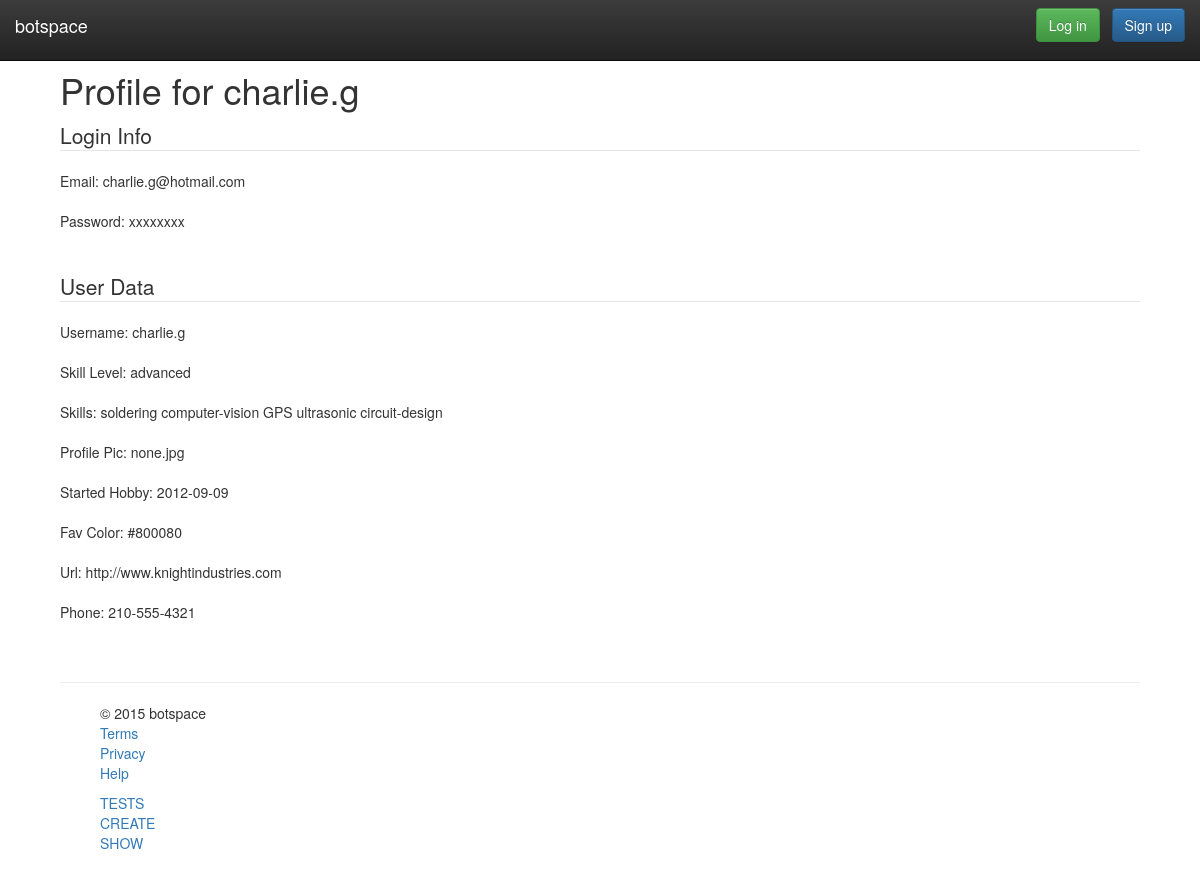
The app's page /WebContent/user/show/6, older data.
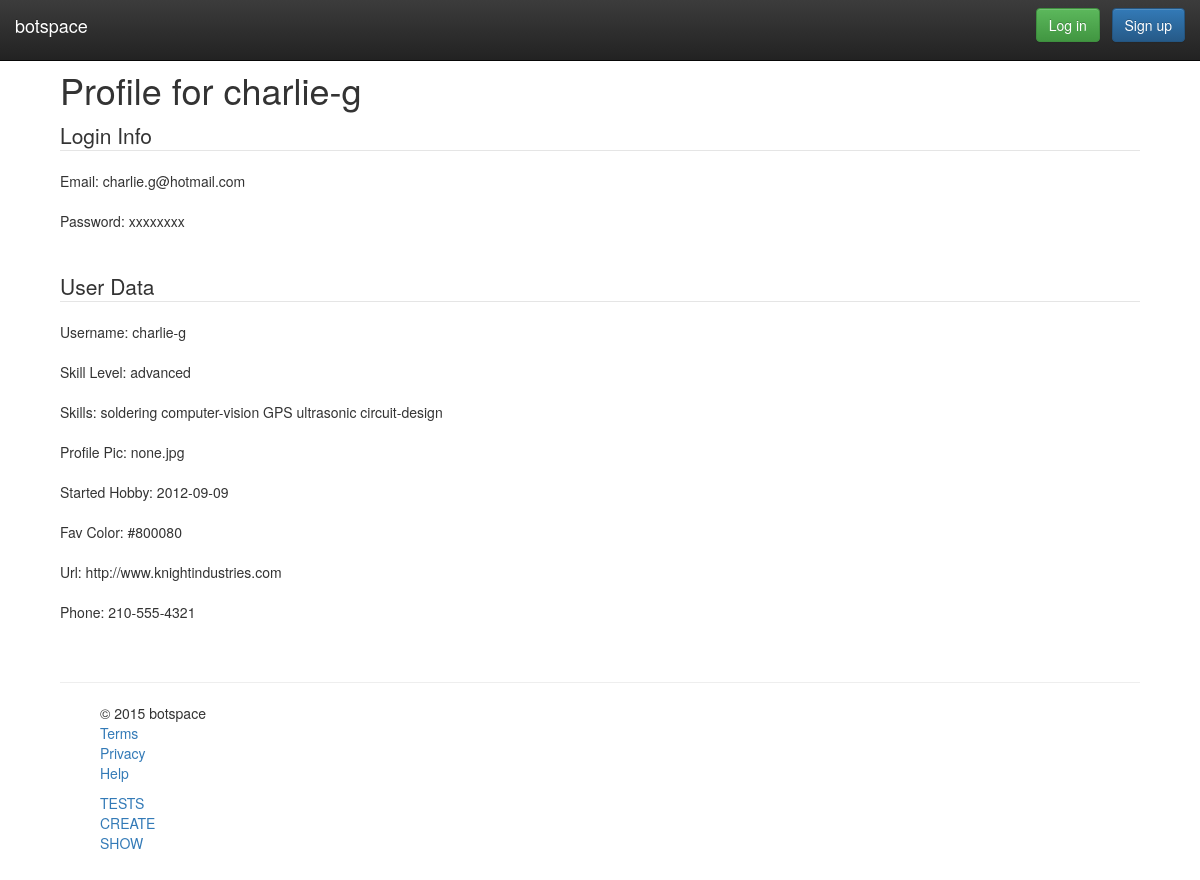
The same page, newer data.
### tables this page shows
CREATE TABLE UserData (
  userDataId		 int(11) NOT NULL AUTO_INCREMENT,
  userId			 int(11) NOT NULL,
  user_name			 varchar(30) UNIQUE NOT NULL,
  skill_level		 varchar(30) NOT NULL,
  profile_pic		 varchar(255),
  started_hobby 	 DATE,
  date_created		 TIMESTAMP DEFAULT CURRENT_TIMESTAMP,
  fav_color		 	 char(7) NOT NULL,
  url				 varchar(255),
  phone				 varchar(255),
  PRIMARY KEY (userDataId),
  FOREIGN KEY (userId) REFERENCES Users(userId)
);

### WebContent/models/UserData.class.php (called while the page is built, shortened)
<?php
include_once ("Messages.class.php");
class UserData {
	private $formInput;
	private $user_name;
	private $skill_level;
	private $profile_pic;
	private $started_hobby;
	private $fav_color;
	private $url;
	private $phone;
	public function __construct($formInput = null) {
		$this->formInput = $formInput;
	}
	private function extractForm($valueName) {
		$value = "";
		if (isset($this->formInput[$valueName])) {
			if (!is_array($this->formInput[$valueName])) {
				$value = trim($this->formInput[$valueName]);
				$value = stripslashes($value);
				$value = htmlspecialchars($value);
			}
			return $value;
		}
	}
	public function getFavColor() {
		return $this->fav_color;
	}
	public function getPhone() {
		return $this->phone;
	}
	public function getProfilePic() {
		return $this->profile_pic;
	}
	public function getSkillLevel() {
		return $this->skill_level;
	}
	public function getStartedHobby() {
		return $this->started_hobby;
	}
	public function getUrl() {
		return $this->url;
	}
	public function getUserName() {
		return $this->user_name;
	}
	private function validateFavColor() {
		$this->fav_color = $this->extractForm('fav_color');
	}
	private function validatePhone() {
		$this->phone = $this->extractForm('phone');
		if (!empty($this->phone)) {
			$this->phone = str_replace(' ', '', $this->phone);
		}
	}
	private function validateProfilePic() {
		$this->profile_pic = $this->extractForm('profile_pic');
	}
	private function validateSkillLevel() {
		$this->skill_level = $this->extractForm('skill_level');
	}
	private function validateStartedHobby() {
		$this->started_hobby = $this->extractForm('started_hobby');
	}
	private function validateUrl() {
		$this->url = $this->extractForm('url');
	}
	private function validateUserName() {
		$this->user_name = $this->extractForm('user_name');
	}
}
?>

### WebContent/models/UserDataDB.class.php (called while the page is built, shortened)
<?php
class UserDataDB {
	public static function getUserDataRowSetsBy($type = null, $value = null) {
		$allowedTypes = ['userDataId', 'userId', 'user_name', 'skill_level', 'skill_areas', 'robot_name'];
		$userDataRowSets = array();
		try {
			$db = Database::getDB();
			$query = "SELECT userDataId, userId, user_name, skill_level, profile_pic,
					started_hobby, fav_color, url, phone FROM UserData";
			if (!is_null($type)) {
				$query = $query . " WHERE ($type = :$type)";
				$statement = $db->prepare($query);
				$statement->bindParam(":$type", $value);
			} else {
				$query = $query . " ORDER BY userDataId ASC";
				$statement = $db->prepare($query);
			}
			$statement->execute();
			$userDataRowSets = $statement->fetchAll(PDO::FETCH_ASSOC);
		} catch (Exception $e) {
			echo "<p>Error getting user rows by $type: " . $e->getMessage() . "</p>";
		}
		return $userDataRowSets;
	}
	public static function getUserDataBy($type = null, $value = null) {
		$userDataRows = UserDataDB::getUserDataRowSetsBy($type, $value);
		return UserDataDB::getUserDataArray($userDataRows);
	}
	public static function getUserDataArray($rowSets) {
		$usersData = array();
		if (!empty($rowSets)) {
			foreach ($rowSets as $userDataRow) {
				$userData = new UserData($userDataRow);
				$userDataId = $userDataRow['userDataId'];
				$userData->setUserDataId($userDataId);
				$skillAssocs = SkillAssocsDB::getSkillAssocsBy('userDataId', $userDataId);
				$skill_areas = array();
				foreach ($skillAssocs as $skillAssoc) {
					$skillId = $skillAssoc->getSkillId();
					$skill_name = Skill::$SKILL_AREAS[$skillId - 1];
					array_push($skill_areas, $skill_name);
				}
				$userData->setSkillAreas($skill_areas);
				array_push($usersData, $userData);
			}
		}
		return $usersData;
	}
}
?>

### WebContent/models/UsersDB.class.php (called while the page is built, shortened)
<?php
class UsersDB {
	public static function getUserRowSetsBy($type = null, $value = null) {
		$allowedTypes = ["userId", "email"];
		$userRowSets = array();
		try {
			$db = Database::getDB();
			$query = "SELECT userId, email, password FROM Users";
			if (!is_null($type)) {
				$query = $query . " WHERE ($type = :$type)";
				$statement = $db->prepare($query);
				$statement->bindParam(":$type", $value);
			} else {
				$query = $query . " ORDER BY userId ASC";
				$statement = $db->prepare($query);
			}
			$statement->execute();
			$userRowSets = $statement->fetchAll(PDO::FETCH_ASSOC);
		} catch (Exception $e) {
			echo "<p>Error getting user rows by $type: " . $e->getMessage() . "</p>";
		}
		return $userRowSets;
	}
	public static function getUsersArray($rowSets) {
		$users = array();
		if (!empty($rowSets)) {
			foreach ($rowSets as $userRow) {
				$user = new User($userRow);
				$user->setUserId($userRow['userId']);
				array_push ($users, $user);
			}
		}
		return $users;
	}
	public static function getUsersBy($type = null, $value = null) {
		$userRows = UsersDB::getUserRowSetsBy($type, $value);
		return UsersDB::getUsersArray($userRows);
	}
}
?>

### WebContent/models/User.class.php (called while the page is built, shortened)
<?php
include_once ("Messages.class.php");
class User {
	private $formInput;
	private $email;
	private $password;
	public function __construct($formInput = null) {
		$this->formInput = $formInput;
	}
	public function getEmail() {
		return $this->email;
	}
	public function getPassword() {
		return $this->password;
	}
	private function extractForm($valueName) {
		if (isset($this->formInput[$valueName])) {
			$value = trim($this->formInput[$valueName]);
			$value = stripslashes ($value);
			$value = htmlspecialchars ($value);
			return $value;
		}
	}
	private function validateEmail() {
		$this->email = $this->extractForm('email');
	}
	private function validatePassword() {
		$this->password = $this->extractForm('password');
	}
}
?>

### WebContent/includer.php (called while the page is built, shortened)
<?php
function myClassLoader($className) {
	$paths = explode (PATH_SEPARATOR, get_include_path ());
	foreach ($paths as $path) {
		 $file = $path . DIRECTORY_SEPARATOR . $className . '.class.php';
		  if (file_exists($file)) {
             break;
		  }
	}
}
?>

### WebContent/models/SkillAssocs.class.php (called while the page is built, shortened)
<?php
include_once ("Messages.class.php");
class SkillAssocs {
	private $skillId;
	private $userDataId;
	public function __construct($userDataId = null, $skillId = null) {
		$this->userDataId = $userDataId;
		$this->skillId = $skillId;
	}
	public function getSkillId() {
		return $this->skillId;
	}
	private function initialize() {
		if (is_null($this->userDataId) || is_null($this->skillId))
			$this->initializeEmpty();
		else {
			$this->userDataId = trim($this->userDataId);
			$this->userDataId = stripslashes($this->userDataId);
			$this->userDataId = htmlspecialchars($this->userDataId);
			$this->skillId = trim($this->skillId);
			$this->skillId = stripslashes($this->skillId);
			$this->skillId = htmlspecialchars($this->skillId);
		}
	}
}
?>

### WebContent/models/SkillAssocsDB.class.php (called while the page is built, shortened)
<?php
class SkillAssocsDB {
	public static function getSkillAssocsBy($type = null, $value = null) {
		$skillAssocsRows = SkillAssocsDB::getSkillAssocsRowsBy($type, $value);
		return SkillAssocsDB::getSkillAssocsArray($skillAssocsRows);
	}
	public static function getSkillAssocsRowsBy($type, $value) {
		$allowedTypes = ["skillAssocId", "skillId", "userDataId"];
		$skillAssocsRows = array();
		try {
			$db = Database::getDB();
			$query = "SELECT skillAssocId, skillId, userDataId FROM SkillAssocs";
			if (!is_null($type)) {
				$query = $query . " WHERE ($type = :$type)";
				$statement = $db->prepare($query);
				$statement->bindParam(":$type", $value);
			} else {
				$query = $query . " ORDER BY skillAssocId ASC";
				$statement = $db->prepare($query);
			}
			$statement->execute();
			$skillAssocsRows = $statement->fetchAll(PDO::FETCH_ASSOC);
		} catch (Exception $e) {
			echo "<p>Error getting skill assoc rows by $type: " . $e->getMessage() . "</p>";
		}
		return $skillAssocsRows;
	}
	public static function getSkillAssocsArray($skillAssocsRows) {
		$skillAssocs = array();
		if (!empty($skillAssocsRows)) {
			foreach ($skillAssocsRows as $row) {
				$skillAssoc = new SkillAssocs($row['userDataId'], $row['skillId']);
				$skillAssoc->setSkillAssocId($row['skillAssocId']);
				array_push($skillAssocs, $skillAssoc);
			}
		}
		return $skillAssocs;
	}
}
?>

### WebContent/models/SkillsDB.class.php (called while the page is built, shortened)
<?php
class SkillsDB {
	public static function getSkillsBy($type = null, $value = null) {
		$skillRows = SkillsDB::getSkillsRowsBy($type, $value);
		return SkillsDB::getSkillsArray($skillRows);
	}
	public static function getSkillsRowsBy($type, $value) {
		$allowedTypes = ["skillId", "skill_name"];
		$skillRows = array();
		try {
			$db = Database::getDB();
			$query = "SELECT skillId, skill_name FROM Skills";
			if (!is_null($type)) {
				$query = $query . " WHERE ($type = :$type)";
				$statement = $db->prepare($query);
				$statement->bindParam(":$type", $value);
			} else {
				$query = $query . " ORDER BY skillId ASC";
				$statement = $db->prepare($query);
			}
			$statement->execute();
			$skillRows = $statement->fetchAll(PDO::FETCH_ASSOC);
		} catch (Exception $e) {
			echo "<p>Error getting skill rows by $type: " . $e->getMessage() . "</p>";
		}
		return $skillRows;
	}
	public static function getSkillsArray($rows) {
		$skills = array();
		if (!empty($rows)) {
			foreach ($rows as $row) {
				$skill = new Skill($row);
				$skill->setSkillId($row['skillId']);
				array_push($skills, $skill);
			}
		}
		return $skills;
	}
}
?>

### WebContent/models/Messages.class.php (called while the page is built, shortened)
<?php
class Messages {
	public static $errors = array();
	public static $locale = "English";
	public static function setErrors($filename) {
		$array = array();
		foreach (file($filename) as $line) {
			list($key, $value) = explode(' ', $line, 2) + array(NULL, NULL);
			if ($value !== NULL)
				$array[$key] = $value;
		}
		self::$errors = $array;
	}
	public static function getError($errorName) {
		if (isset(self::$errors, $errorName))
			return self::$errors[$errorName];
		else
			return "";
	}
	public static function reset() {
		 $pathDir = dirname(__FILE__);
		 $fileName = $pathDir . DIRECTORY_SEPARATOR . "../resources/errors_".self::$locale.".txt";
	}
}

### WebContent/models/Skill.class.php (called while the page is built, shortened)
<?php
include_once ("Messages.class.php");
class Skill {
	private $formInput;
	public function __construct($formInput = null) {
		$this->formInput = $formInput;
	}
	private function extractForm($valueName) {
		if (isset($this->formInput[$valueName])) {
			$value = trim($this->formInput[$valueName]);
			$value = stripslashes($value);
			$value = htmlspecialchars($value);
			return $value;
		}
	}
	private function validateSkillName() {
		$this->skill_name = $this->extractForm('skill_name');
	}
}
?>

### WebContent/views/UserView.class.php (the view, shortened to what the changed rows need)
<?php
class UserView {
	public static function show() {
		UserView::showDetails();
	}
	public static function showDetails() {
		$user = (array_key_exists('user', $_SESSION)) ? $_SESSION['user'] : null;
		$userData = (array_key_exists('userData', $_SESSION)) ? $_SESSION['userData'] : null;
		$skillAssocs = (array_key_exists('skillAssocs', $_SESSION)) ? $_SESSION['skillAssocs'] : array();
		if (is_null($user) || is_null($userData))
			echo '<p>Unknown user</p>';
		else {
			echo '<h1>Profile for '.$userData->getUserName().'</h1>';
			echo '<section>';
			echo '<fieldset><legend>Login Info</legend>';
			echo 'Email:         '.$user->getEmail().'<br><br>'."\n";
			echo 'Password:      '.$user->getPassword().'<br><br>'."\n";
			echo '</fieldset><br>';
			echo '</section>';
			echo '<section>';
			echo '<fieldset><legend>User Data</legend>';
			echo 'Username:      '.$userData->getUserName().'<br><br>'."\n";
			echo 'Skill Level:   '.$userData->getSkillLevel().'<br><br>'."\n";
			echo 'Skills:        ';
			foreach ($skillAssocs as $skillAssoc) {
				$skills = SkillsDB::getSkillsBy('skillId', $skillAssoc->getSkillId());
				$skill = $skills[0];
				echo $skill->getSkillName()."  ";
			}
			echo "<br><br>";
			echo 'Profile Pic:   '.$userData->getProfilePic().'<br><br>'."\n";
			echo 'Started Hobby: '.$userData->getStartedHobby().'<br><br>'."\n";
			echo 'Fav Color:     '.$userData->getFavColor().'<br><br>'."\n";
			echo 'Url:           '.$userData->getUrl().'<br><br>'."\n";
			echo 'Phone:         '.$userData->getPhone().'<br><br>'."\n";
			echo '</fieldset><br>';
			echo '</section>';
		}
	}
}
?>

Row changes from the older to the newer data that the page shows:
changed userdata "advanced": user_name "charlie.g" → "charlie-g"
